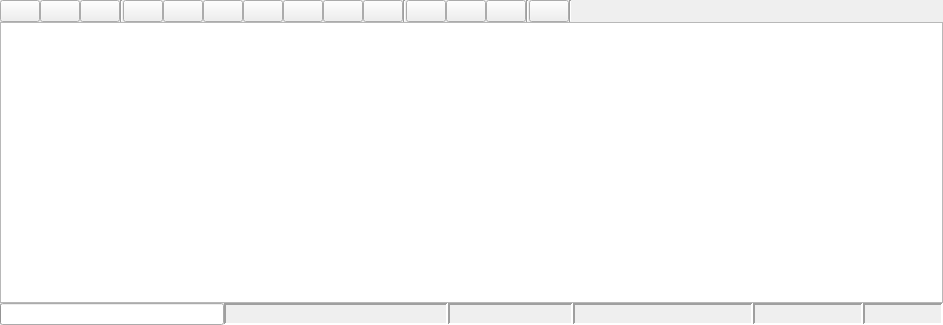
<?xml version="1.0" encoding="UTF-8"?>
<ui version="4.0">
 <class>Bag</class>
 <widget class="QWidget" name="Bag">
  <property name="geometry">
   <rect>
    <x>0</x>
    <y>0</y>
    <width>943</width>
    <height>325</height>
   </rect>
  </property>
  <property name="windowTitle">
   <string>Bag</string>
  </property>
  <layout class="QVBoxLayout" name="verticalLayout">
   <property name="spacing">
    <number>0</number>
   </property>
   <property name="margin">
    <number>0</number>
   </property>
   <item>
    <layout class="QHBoxLayout" name="horizontalLayout">
     <item>
      <widget class="QPushButton" name="record_button">
       <property name="toolTip">
        <string>Record Bag</string>
       </property>
       <property name="text">
        <string/>
       </property>
       <property name="iconSize">
        <size>
         <width>16</width>
         <height>16</height>
        </size>
       </property>
      </widget>
     </item>
     <item>
      <widget class="QPushButton" name="load_button">
       <property name="toolTip">
        <string>Load Bag</string>
       </property>
       <property name="text">
        <string/>
       </property>
       <property name="iconSize">
        <size>
         <width>16</width>
         <height>16</height>
        </size>
       </property>
      </widget>
     </item>
     <item>
      <widget class="QPushButton" name="save_button">
       <property name="toolTip">
        <string>Save Bag</string>
       </property>
       <property name="text">
        <string/>
       </property>
       <property name="iconSize">
        <size>
         <width>16</width>
         <height>16</height>
        </size>
       </property>
      </widget>
     </item>
     <item>
      <widget class="Line" name="line_3">
       <property name="orientation">
        <enum>Qt::Vertical</enum>
       </property>
      </widget>
     </item>
     <item>
      <widget class="QPushButton" name="begin_button">
       <property name="toolTip">
        <string>Go To Beginning</string>
       </property>
       <property name="text">
        <string/>
       </property>
       <property name="iconSize">
        <size>
         <width>16</width>
         <height>16</height>
        </size>
       </property>
      </widget>
     </item>
     <item>
      <widget class="QPushButton" name="slower_button">
       <property name="toolTip">
        <string>Slower / Rewind</string>
       </property>
       <property name="text">
        <string/>
       </property>
       <property name="iconSize">
        <size>
         <width>16</width>
         <height>16</height>
        </size>
       </property>
      </widget>
     </item>
     <item>
      <widget class="QPushButton" name="previous_button">
       <property name="toolTip">
        <string>Previous frame</string>
       </property>
       <property name="text">
        <string/>
       </property>
       <property name="iconSize">
        <size>
         <width>16</width>
         <height>16</height>
        </size>
       </property>
      </widget>
     </item>
     <item>
      <widget class="QPushButton" name="play_button">
       <property name="toolTip">
        <string>Play / Pause</string>
       </property>
       <property name="text">
        <string/>
       </property>
       <property name="iconSize">
        <size>
         <width>16</width>
         <height>16</height>
        </size>
       </property>
       <property name="checkable">
        <bool>true</bool>
       </property>
      </widget>
     </item>
     <item>
      <widget class="QPushButton" name="next_button">
       <property name="toolTip">
        <string>Next frame</string>
       </property>
       <property name="text">
        <string/>
       </property>
       <property name="iconSize">
        <size>
         <width>16</width>
         <height>16</height>
        </size>
       </property>
      </widget>
     </item>
     <item>
      <widget class="QPushButton" name="faster_button">
       <property name="toolTip">
        <string>Fast Forward</string>
       </property>
       <property name="text">
        <string/>
       </property>
       <property name="iconSize">
        <size>
         <width>16</width>
         <height>16</height>
        </size>
       </property>
      </widget>
     </item>
     <item>
      <widget class="QPushButton" name="end_button">
       <property name="toolTip">
        <string>Go To End</string>
       </property>
       <property name="text">
        <string/>
       </property>
       <property name="iconSize">
        <size>
         <width>16</width>
         <height>16</height>
        </size>
       </property>
      </widget>
     </item>
     <item>
      <widget class="Line" name="line">
       <property name="orientation">
        <enum>Qt::Vertical</enum>
       </property>
      </widget>
     </item>
     <item>
      <widget class="QPushButton" name="zoom_in_button">
       <property name="toolTip">
        <string>Zoom In</string>
       </property>
       <property name="text">
        <string/>
       </property>
       <property name="iconSize">
        <size>
         <width>16</width>
         <height>16</height>
        </size>
       </property>
      </widget>
     </item>
     <item>
      <widget class="QPushButton" name="zoom_out_button">
       <property name="toolTip">
        <string>Zoom Out</string>
       </property>
       <property name="text">
        <string/>
       </property>
       <property name="iconSize">
        <size>
         <width>16</width>
         <height>16</height>
        </size>
       </property>
      </widget>
     </item>
     <item>
      <widget class="QPushButton" name="zoom_all_button">
       <property name="toolTip">
        <string>Zoom Home</string>
       </property>
       <property name="text">
        <string/>
       </property>
       <property name="iconSize">
        <size>
         <width>16</width>
         <height>16</height>
        </size>
       </property>
      </widget>
     </item>
     <item>
      <widget class="Line" name="line_2">
       <property name="orientation">
        <enum>Qt::Vertical</enum>
       </property>
      </widget>
     </item>
     <item>
      <widget class="QPushButton" name="thumbs_button">
       <property name="toolTip">
        <string>Toggle Thumbnails</string>
       </property>
       <property name="text">
        <string/>
       </property>
       <property name="iconSize">
        <size>
         <width>16</width>
         <height>16</height>
        </size>
       </property>
       <property name="checkable">
        <bool>true</bool>
       </property>
      </widget>
     </item>
     <item>
      <widget class="Line" name="line_4">
       <property name="orientation">
        <enum>Qt::Vertical</enum>
       </property>
      </widget>
     </item>
     <item>
      <spacer name="horizontalSpacer">
       <property name="orientation">
        <enum>Qt::Horizontal</enum>
       </property>
       <property name="sizeHint" stdset="0">
        <size>
         <width>40</width>
         <height>20</height>
        </size>
       </property>
      </spacer>
     </item>
    </layout>
   </item>
   <item>
    <widget class="BagGraphicsView" name="graphics_view">
     <property name="horizontalScrollBarPolicy">
      <enum>Qt::ScrollBarAlwaysOff</enum>
     </property>
    </widget>
   </item>
   <item>
    <layout class="QHBoxLayout" name="status_bar_layout">
     <item>
      <widget class="QProgressBar" name="progress_bar">
       <property name="sizePolicy">
        <sizepolicy hsizetype="Minimum" vsizetype="Fixed">
         <horstretch>0</horstretch>
         <verstretch>0</verstretch>
        </sizepolicy>
       </property>
       <property name="value">
        <number>0</number>
       </property>
       <property name="textVisible">
        <bool>false</bool>
       </property>
      </widget>
     </item>
     <item>
      <widget class="QLabel" name="file_label">
       <property name="maximumSize">
        <size>
         <width>250</width>
         <height>16777215</height>
        </size>
       </property>
       <property name="toolTip">
        <string>Name of the bag file currently used</string>
       </property>
       <property name="frameShape">
        <enum>QFrame::Panel</enum>
       </property>
       <property name="frameShadow">
        <enum>QFrame::Sunken</enum>
       </property>
       <property name="lineWidth">
        <number>2</number>
       </property>
       <property name="text">
        <string/>
       </property>
      </widget>
     </item>
     <item>
      <widget class="QLabel" name="stamp_label">
       <property name="maximumSize">
        <size>
         <width>125</width>
         <height>16777215</height>
        </size>
       </property>
       <property name="toolTip">
        <string>Time Stamp of the current playhead</string>
       </property>
       <property name="frameShape">
        <enum>QFrame::Panel</enum>
       </property>
       <property name="frameShadow">
        <enum>QFrame::Sunken</enum>
       </property>
       <property name="lineWidth">
        <number>2</number>
       </property>
       <property name="text">
        <string/>
       </property>
      </widget>
     </item>
     <item>
      <widget class="QLabel" name="date_label">
       <property name="maximumSize">
        <size>
         <width>180</width>
         <height>16777215</height>
        </size>
       </property>
       <property name="toolTip">
        <string>Date and time of the playhead</string>
       </property>
       <property name="frameShape">
        <enum>QFrame::Panel</enum>
       </property>
       <property name="frameShadow">
        <enum>QFrame::Sunken</enum>
       </property>
       <property name="lineWidth">
        <number>2</number>
       </property>
       <property name="text">
        <string/>
       </property>
      </widget>
     </item>
     <item>
      <widget class="QLabel" name="seconds_label">
       <property name="minimumSize">
        <size>
         <width>0</width>
         <height>0</height>
        </size>
       </property>
       <property name="maximumSize">
        <size>
         <width>110</width>
         <height>16777215</height>
        </size>
       </property>
       <property name="toolTip">
        <string>Number of Seconds from the beginning of the current playhead</string>
       </property>
       <property name="frameShape">
        <enum>QFrame::Panel</enum>
       </property>
       <property name="frameShadow">
        <enum>QFrame::Sunken</enum>
       </property>
       <property name="lineWidth">
        <number>2</number>
       </property>
       <property name="text">
        <string/>
       </property>
      </widget>
     </item>
     <item>
      <widget class="QLabel" name="playspeed_label">
       <property name="maximumSize">
        <size>
         <width>80</width>
         <height>16777215</height>
        </size>
       </property>
       <property name="frameShape">
        <enum>QFrame::Panel</enum>
       </property>
       <property name="frameShadow">
        <enum>QFrame::Sunken</enum>
       </property>
       <property name="lineWidth">
        <number>2</number>
       </property>
       <property name="text">
        <string/>
       </property>
      </widget>
     </item>
    </layout>
   </item>
  </layout>
 </widget>
 <customwidgets>
  <customwidget>
   <class>BagGraphicsView</class>
   <extends>QGraphicsView</extends>
   <header>rqt_bag.bag_widget</header>
  </customwidget>
 </customwidgets>
 <resources/>
 <connections/>
</ui>
